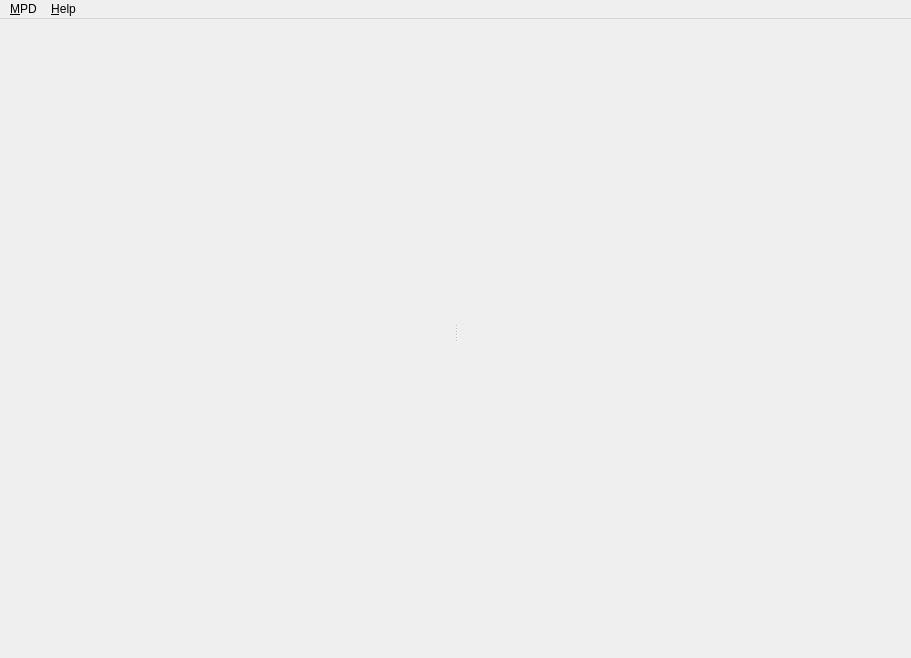
<ui version="4.0" >
 <author>Håvard Tautra Knutsen</author>
 <class>MainWindow</class>
 <widget class="QMainWindow" name="MainWindow" >
  <property name="geometry" >
   <rect>
    <x>0</x>
    <y>0</y>
    <width>911</width>
    <height>658</height>
   </rect>
  </property>
  <property name="windowTitle" >
   <string/>
  </property>
  <property name="windowIcon" >
   <iconset resource="../qmpdclient.qrc" >:/icons/svg/qmpdclient.svg</iconset>
  </property>
  <widget class="QWidget" name="centralwidget" >
   <layout class="QVBoxLayout" >
    <property name="margin" >
     <number>3</number>
    </property>
    <property name="spacing" >
     <number>6</number>
    </property>
    <item>
     <widget class="ControlPanel" native="1" name="controlPanel" >
      <property name="sizePolicy" >
       <sizepolicy>
        <hsizetype>13</hsizetype>
        <vsizetype>0</vsizetype>
        <horstretch>0</horstretch>
        <verstretch>0</verstretch>
       </sizepolicy>
      </property>
     </widget>
    </item>
    <item>
     <layout class="QHBoxLayout" >
      <property name="margin" >
       <number>0</number>
      </property>
      <property name="spacing" >
       <number>4</number>
      </property>
      <item>
       <widget class="IdealBar" native="1" name="leftBar" />
      </item>
      <item>
       <widget class="IdealSplitter" name="splitter" >
        <property name="orientation" >
         <enum>Qt::Horizontal</enum>
        </property>
        <widget class="QStackedWidget" name="leftStack" >
         <property name="currentIndex" >
          <number>-1</number>
         </property>
        </widget>
        <widget class="QStackedWidget" name="rightStack" >
         <property name="currentIndex" >
          <number>-1</number>
         </property>
        </widget>
       </widget>
      </item>
      <item>
       <widget class="IdealBar" native="1" name="rightBar" >
        <property name="layoutDirection" >
         <enum>Qt::RightToLeft</enum>
        </property>
       </widget>
      </item>
     </layout>
    </item>
   </layout>
  </widget>
  <widget class="QMenuBar" name="menubar" >
   <property name="geometry" >
    <rect>
     <x>0</x>
     <y>0</y>
     <width>911</width>
     <height>28</height>
    </rect>
   </property>
   <widget class="QMenu" name="menu_File" >
    <property name="title" >
     <string>&amp;MPD</string>
    </property>
    <widget class="QMenu" name="connectMenu" >
     <property name="title" >
      <string>&amp;Connect to...</string>
     </property>
    </widget>
    <addaction name="connectMenu" />
    <addaction name="disconnectMenu" />
    <addaction name="rescanMenu" />
    <addaction name="separator" />
    <addaction name="jumpToSong" />
    <addaction name="separator" />
    <addaction name="preferencesMenu" />
    <addaction name="separator" />
    <addaction name="quitMenu" />
   </widget>
   <widget class="QMenu" name="menu_Help" >
    <property name="title" >
     <string>&amp;Help</string>
    </property>
    <addaction name="about" />
    <addaction name="aboutQt" />
   </widget>
   <addaction name="menu_File" />
   <addaction name="menu_Help" />
  </widget>
  <widget class="QStatusBar" name="statusbar" >
   <property name="sizeGripEnabled" >
    <bool>false</bool>
   </property>
  </widget>
  <action name="about" >
   <property name="icon" >
    <iconset resource="../qmpdclient.qrc" >:/icons/svg/qmpdclient.svg</iconset>
   </property>
   <property name="text" >
    <string>&amp;About...</string>
   </property>
   <property name="iconText" >
    <string>About...</string>
   </property>
   <property name="shortcut" >
    <string>F1</string>
   </property>
  </action>
  <action name="aboutQt" >
   <property name="text" >
    <string>About &amp;Qt...</string>
   </property>
   <property name="iconText" >
    <string>About Qt...</string>
   </property>
   <property name="shortcut" >
    <string>Shift+F1</string>
   </property>
  </action>
  <action name="disconnectMenu" >
   <property name="text" >
    <string>&amp;Disconnect</string>
   </property>
   <property name="statusTip" >
    <string>Disconnect from server</string>
   </property>
   <property name="whatsThis" >
    <string>Disconnect from server</string>
   </property>
   <property name="shortcut" >
    <string>Ctrl+D</string>
   </property>
  </action>
  <action name="rescanMenu" >
   <property name="text" >
    <string>&amp;Rescan library</string>
   </property>
   <property name="statusTip" >
    <string>Rescan songs</string>
   </property>
   <property name="whatsThis" >
    <string>Rescan songs</string>
   </property>
   <property name="shortcut" >
    <string>Ctrl+R</string>
   </property>
  </action>
  <action name="jumpToSong" >
   <property name="text" >
    <string>&amp;Jump To Current Song...</string>
   </property>
   <property name="statusTip" >
    <string>Jump to current song...</string>
   </property>
   <property name="whatsThis" >
    <string>Jump to current song...</string>
   </property>
   <property name="shortcut" >
    <string>Ctrl+J</string>
   </property>
  </action>
  <action name="preferencesMenu" >
   <property name="text" >
    <string>&amp;Preferences...</string>
   </property>
   <property name="statusTip" >
    <string>Show preferences dialog...</string>
   </property>
   <property name="whatsThis" >
    <string>Show preferences dialog...</string>
   </property>
   <property name="shortcut" >
    <string>Ctrl+P</string>
   </property>
   <property name="menuRole" >
    <enum>QAction::NoRole</enum>
   </property>
  </action>
  <action name="quitMenu" >
   <property name="text" >
    <string>&amp;Quit</string>
   </property>
   <property name="statusTip" >
    <string>Quit QMPDClient</string>
   </property>
   <property name="whatsThis" >
    <string>Quit QMPDClient</string>
   </property>
   <property name="shortcut" >
    <string>Ctrl+Q</string>
   </property>
  </action>
 </widget>
 <customwidgets>
  <customwidget>
   <class>ControlPanel</class>
   <extends>QWidget</extends>
   <header>controlpanel.h</header>
  </customwidget>
  <customwidget>
   <class>IdealBar</class>
   <extends>QWidget</extends>
   <header>idealbar.h</header>
  </customwidget>
  <customwidget>
   <class>IdealSplitter</class>
   <extends>QSplitter</extends>
   <header>idealsplitter.h</header>
   <container>1</container>
  </customwidget>
 </customwidgets>
 <resources>
  <include location="../qmpdclient.qrc" />
 </resources>
 <connections/>
</ui>
